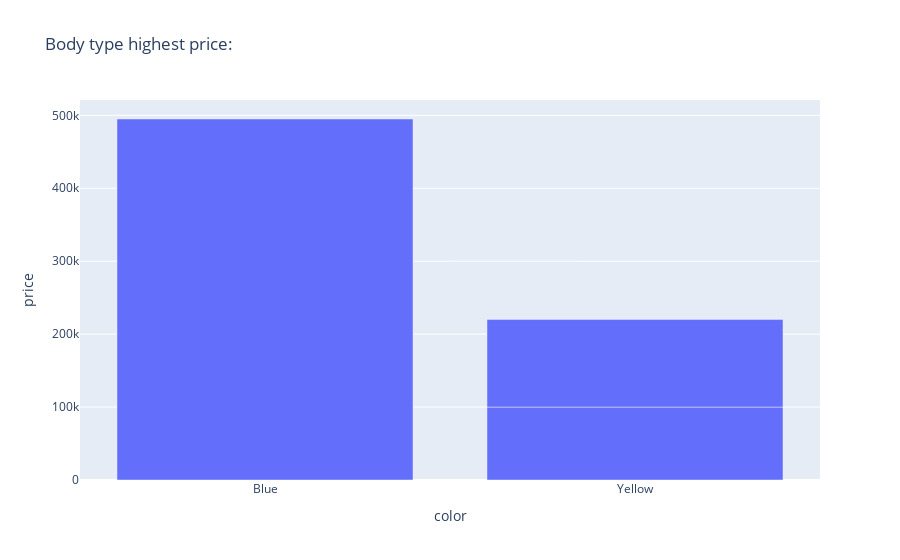

Source (notebook cell):
### Code cell
model_one='Ambassador'
new_data=df3.groupby(['model']).head()
kd=new_data[(new_data['model']== model_one)]
kd
fig=px.bar(kd,  x=kd['color'], y=kd['price'],title="Body type highest price:")
fig.show()

### Figure 1 — Plotly figure (JSON) as saved in the notebook; plotly's stock layout.template omitted (floating-point values rounded to 4 significant figures)
{"data": [{"alignmentgroup": "True", "hovertemplate": "color=%{x}<br>price=%{y}<extra></extra>", "legendgroup": "", "marker": {"color": "#636efa", "pattern": {"shape": ""}}, "name": "", "offsetgroup": "", "orientation": "v", "showlegend": false, "textposition": "auto", "type": "bar", "x": ["Blue", "Yellow", "Yellow"], "xaxis": "x", "y": [495000, 100000, 120000], "yaxis": "y"}], "layout": {"barmode": "relative", "legend": {"tracegroupgap": 0}, "title": {"text": "Body type highest price:"}, "xaxis": {"anchor": "y", "domain": [0, 1], "title": {"text": "color"}}, "yaxis": {"anchor": "x", "domain": [0, 1], "title": {"text": "price"}}}}
